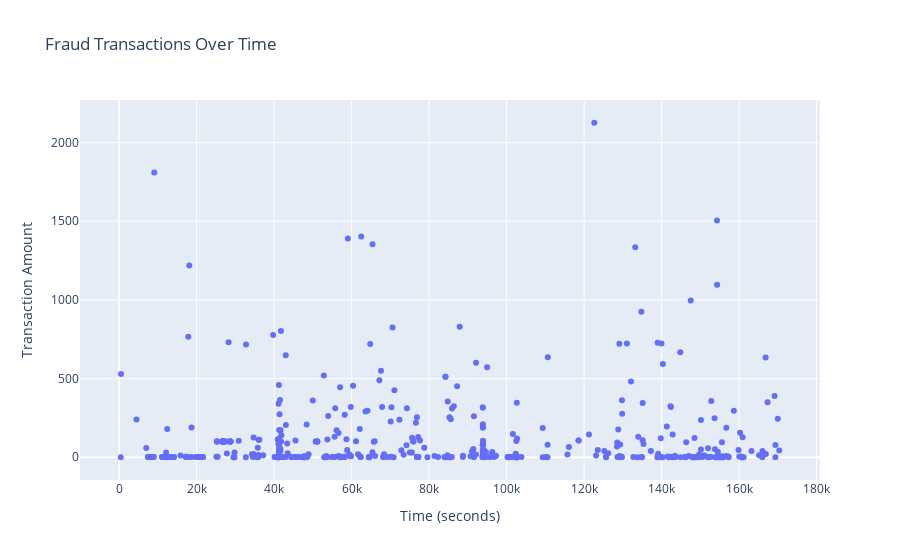

This figure's notebook cell:
### Code cell
fraud = data[data['Class'] == 1]
fig = px.scatter(fraud, x='Time', y='Amount', title='Fraud Transactions Over Time', labels={'Time':'Time (seconds)', 'Amount':'Transaction Amount'})
iplot(fig)

### Figure 1 — Plotly figure (JSON) as saved in the notebook; plotly's stock layout.template omitted (floating-point values rounded to 4 significant figures; data arrays with more than 128 entries replaced by an {"elided": "..."} marker saying what was removed)
{"data": [{"hovertemplate": "Time (seconds)=%{x}<br>Transaction Amount=%{y}<extra></extra>", "legendgroup": "", "marker": {"color": "#636efa", "symbol": "circle"}, "mode": "markers", "name": "", "orientation": "v", "showlegend": false, "type": "scatter", "x": {"elided": "492 int values"}, "xaxis": "x", "y": {"elided": "492 float values"}, "yaxis": "y"}], "layout": {"autosize": true, "legend": {"tracegroupgap": 0}, "title": {"text": "Fraud Transactions Over Time"}, "xaxis": {"anchor": "y", "autorange": true, "domain": [0, 1], "range": [-9879.0, 180600.0], "title": {"text": "Time (seconds)"}, "type": "linear"}, "yaxis": {"anchor": "x", "autorange": true, "domain": [0, 1], "range": [-175.4, 2301.0], "title": {"text": "Transaction Amount"}, "type": "linear"}}}
